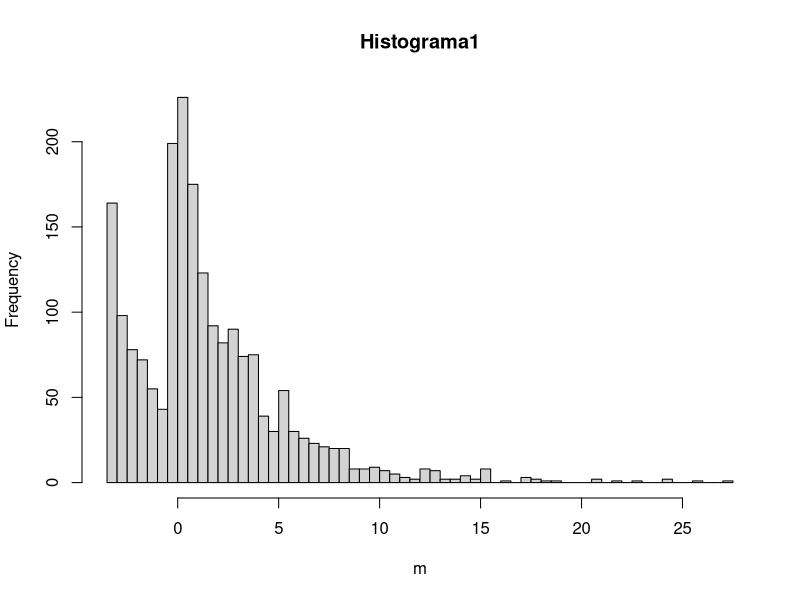
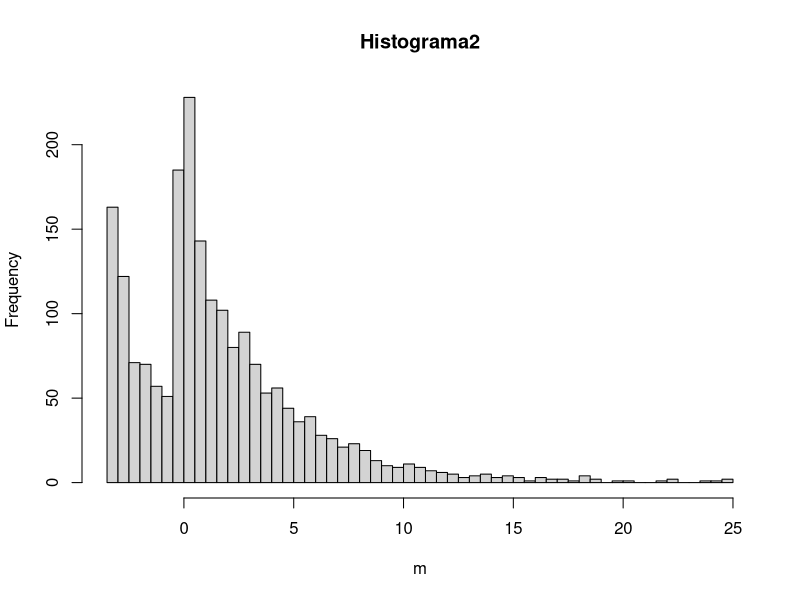
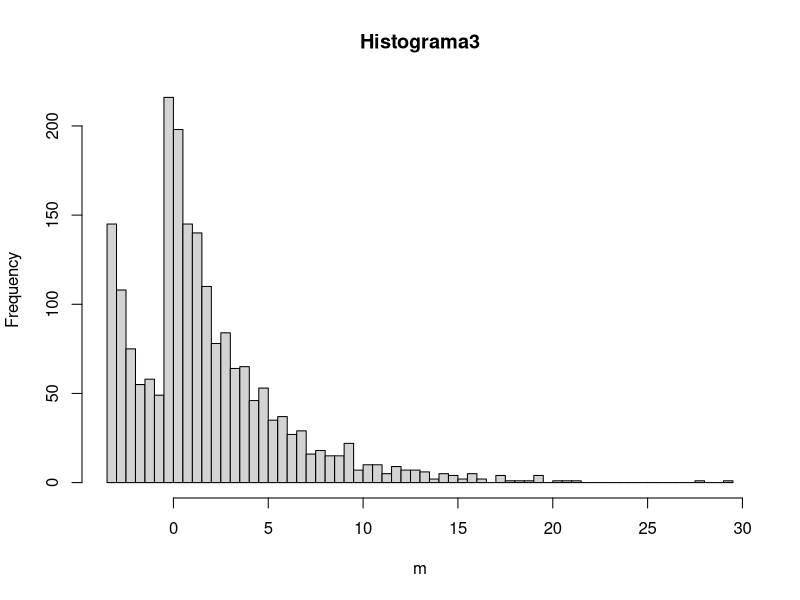
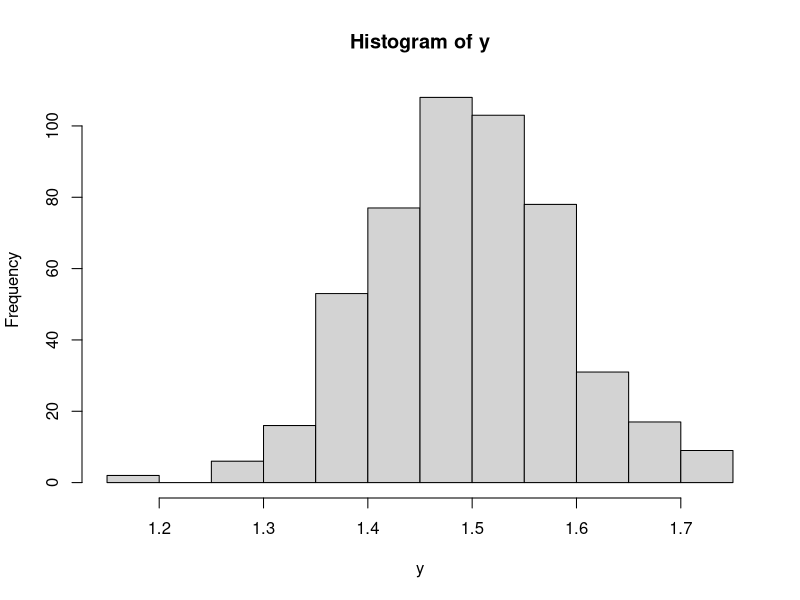

Source code (R) for these figures, in order:
## ---- chunk 1
install.packages('semTools')
library('semTools')
## ---- chunk 2
y = rep(0,500)
## ---- chunk 3
for (i in 1:500) {
  m = mvrnonnorm(1000, c(1, 2), matrix(c(10,2,2,5),2,2), skewness = c(5,2), kurtosis = c(3,3))
  #grava média da amostra
  y[i]= mean(m)
  #imprime as 3 primeiras
  if(i < 4){
    hist(m ,breaks = 50, main = paste0('Histograma', i))
  }
  
}
## ---- chunk 4
hist(y)
